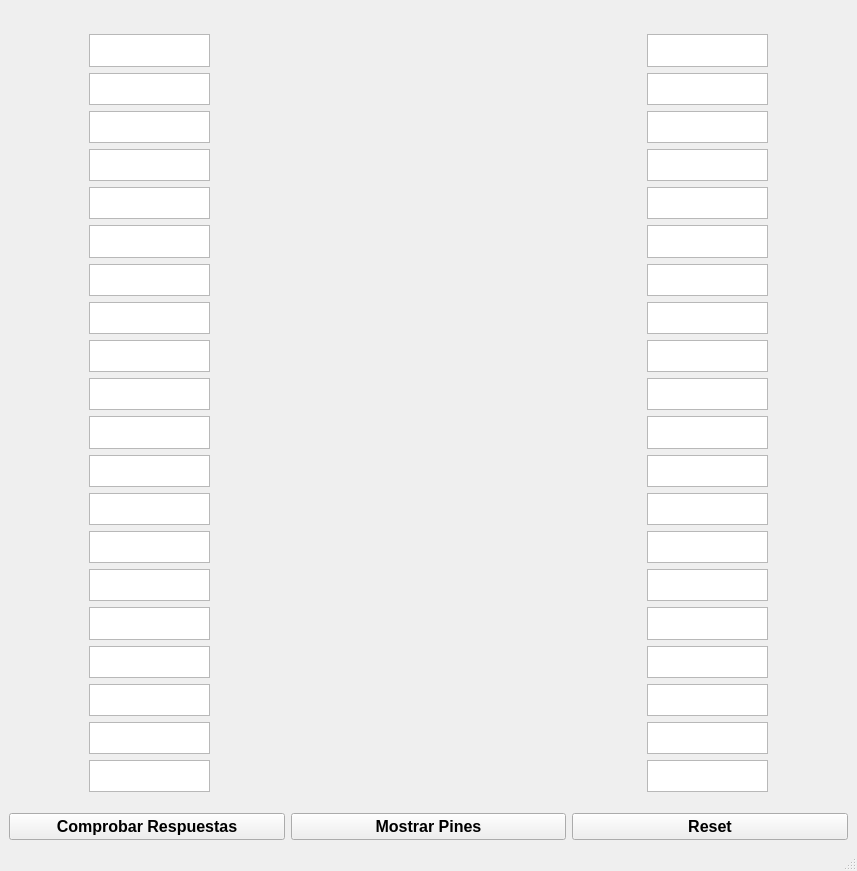
<?xml version="1.0" encoding="UTF-8"?>
<ui version="4.0">
 <class>MainWindow</class>
 <widget class="QMainWindow" name="MainWindow">
  <property name="geometry">
   <rect>
    <x>0</x>
    <y>0</y>
    <width>857</width>
    <height>871</height>
   </rect>
  </property>
  <property name="minimumSize">
   <size>
    <width>857</width>
    <height>871</height>
   </size>
  </property>
  <property name="maximumSize">
   <size>
    <width>857</width>
    <height>871</height>
   </size>
  </property>
  <property name="contextMenuPolicy">
   <enum>Qt::DefaultContextMenu</enum>
  </property>
  <property name="windowTitle">
   <string>PIC 18F45K50</string>
  </property>
  <property name="toolButtonStyle">
   <enum>Qt::ToolButtonIconOnly</enum>
  </property>
  <widget class="QWidget" name="centralwidget">
   <layout class="QGridLayout" name="gridLayout">
    <item row="0" column="0">
     <layout class="QVBoxLayout" name="verticalLayout">
      <item>
       <layout class="QHBoxLayout" name="PIC">
        <item>
         <layout class="QVBoxLayout" name="LabelsIzquierda">
          <property name="leftMargin">
           <number>80</number>
          </property>
          <property name="topMargin">
           <number>25</number>
          </property>
          <property name="bottomMargin">
           <number>15</number>
          </property>
          <item>
           <widget class="QPlainTextEdit" name="txtLbl_41">
            <property name="font">
             <font>
              <pointsize>12</pointsize>
              <weight>75</weight>
              <bold>true</bold>
             </font>
            </property>
            <property name="layoutDirection">
             <enum>Qt::LeftToRight</enum>
            </property>
            <property name="verticalScrollBarPolicy">
             <enum>Qt::ScrollBarAlwaysOff</enum>
            </property>
            <property name="horizontalScrollBarPolicy">
             <enum>Qt::ScrollBarAlwaysOff</enum>
            </property>
            <property name="tabChangesFocus">
             <bool>true</bool>
            </property>
            <property name="lineWrapMode">
             <enum>QPlainTextEdit::NoWrap</enum>
            </property>
            <property name="maximumBlockCount">
             <number>5</number>
            </property>
           </widget>
          </item>
          <item>
           <widget class="QPlainTextEdit" name="txtLbl_42">
            <property name="font">
             <font>
              <pointsize>12</pointsize>
              <weight>75</weight>
              <bold>true</bold>
             </font>
            </property>
            <property name="layoutDirection">
             <enum>Qt::LeftToRight</enum>
            </property>
            <property name="verticalScrollBarPolicy">
             <enum>Qt::ScrollBarAlwaysOff</enum>
            </property>
            <property name="horizontalScrollBarPolicy">
             <enum>Qt::ScrollBarAlwaysOff</enum>
            </property>
            <property name="tabChangesFocus">
             <bool>true</bool>
            </property>
            <property name="lineWrapMode">
             <enum>QPlainTextEdit::NoWrap</enum>
            </property>
            <property name="maximumBlockCount">
             <number>5</number>
            </property>
           </widget>
          </item>
          <item>
           <widget class="QPlainTextEdit" name="txtLbl_43">
            <property name="font">
             <font>
              <pointsize>12</pointsize>
              <weight>75</weight>
              <bold>true</bold>
             </font>
            </property>
            <property name="layoutDirection">
             <enum>Qt::LeftToRight</enum>
            </property>
            <property name="verticalScrollBarPolicy">
             <enum>Qt::ScrollBarAlwaysOff</enum>
            </property>
            <property name="horizontalScrollBarPolicy">
             <enum>Qt::ScrollBarAlwaysOff</enum>
            </property>
            <property name="tabChangesFocus">
             <bool>true</bool>
            </property>
            <property name="lineWrapMode">
             <enum>QPlainTextEdit::NoWrap</enum>
            </property>
            <property name="maximumBlockCount">
             <number>5</number>
            </property>
           </widget>
          </item>
          <item>
           <widget class="QPlainTextEdit" name="txtLbl_44">
            <property name="font">
             <font>
              <pointsize>12</pointsize>
              <weight>75</weight>
              <bold>true</bold>
             </font>
            </property>
            <property name="layoutDirection">
             <enum>Qt::LeftToRight</enum>
            </property>
            <property name="verticalScrollBarPolicy">
             <enum>Qt::ScrollBarAlwaysOff</enum>
            </property>
            <property name="horizontalScrollBarPolicy">
             <enum>Qt::ScrollBarAlwaysOff</enum>
            </property>
            <property name="tabChangesFocus">
             <bool>true</bool>
            </property>
            <property name="lineWrapMode">
             <enum>QPlainTextEdit::NoWrap</enum>
            </property>
            <property name="maximumBlockCount">
             <number>5</number>
            </property>
           </widget>
          </item>
          <item>
           <widget class="QPlainTextEdit" name="txtLbl_45">
            <property name="font">
             <font>
              <pointsize>12</pointsize>
              <weight>75</weight>
              <bold>true</bold>
             </font>
            </property>
            <property name="layoutDirection">
             <enum>Qt::LeftToRight</enum>
            </property>
            <property name="verticalScrollBarPolicy">
             <enum>Qt::ScrollBarAlwaysOff</enum>
            </property>
            <property name="horizontalScrollBarPolicy">
             <enum>Qt::ScrollBarAlwaysOff</enum>
            </property>
            <property name="tabChangesFocus">
             <bool>true</bool>
            </property>
            <property name="lineWrapMode">
             <enum>QPlainTextEdit::NoWrap</enum>
            </property>
            <property name="maximumBlockCount">
             <number>5</number>
            </property>
           </widget>
          </item>
          <item>
           <widget class="QPlainTextEdit" name="txtLbl_46">
            <property name="font">
             <font>
              <pointsize>12</pointsize>
              <weight>75</weight>
              <bold>true</bold>
             </font>
            </property>
            <property name="layoutDirection">
             <enum>Qt::LeftToRight</enum>
            </property>
            <property name="verticalScrollBarPolicy">
             <enum>Qt::ScrollBarAlwaysOff</enum>
            </property>
            <property name="horizontalScrollBarPolicy">
             <enum>Qt::ScrollBarAlwaysOff</enum>
            </property>
            <property name="tabChangesFocus">
             <bool>true</bool>
            </property>
            <property name="lineWrapMode">
             <enum>QPlainTextEdit::NoWrap</enum>
            </property>
            <property name="maximumBlockCount">
             <number>5</number>
            </property>
           </widget>
          </item>
          <item>
           <widget class="QPlainTextEdit" name="txtLbl_47">
            <property name="font">
             <font>
              <pointsize>12</pointsize>
              <weight>75</weight>
              <bold>true</bold>
             </font>
            </property>
            <property name="layoutDirection">
             <enum>Qt::LeftToRight</enum>
            </property>
            <property name="verticalScrollBarPolicy">
             <enum>Qt::ScrollBarAlwaysOff</enum>
            </property>
            <property name="horizontalScrollBarPolicy">
             <enum>Qt::ScrollBarAlwaysOff</enum>
            </property>
            <property name="tabChangesFocus">
             <bool>true</bool>
            </property>
            <property name="lineWrapMode">
             <enum>QPlainTextEdit::NoWrap</enum>
            </property>
            <property name="maximumBlockCount">
             <number>5</number>
            </property>
           </widget>
          </item>
          <item>
           <widget class="QPlainTextEdit" name="txtLbl_48">
            <property name="font">
             <font>
              <pointsize>12</pointsize>
              <weight>75</weight>
              <bold>true</bold>
             </font>
            </property>
            <property name="layoutDirection">
             <enum>Qt::LeftToRight</enum>
            </property>
            <property name="verticalScrollBarPolicy">
             <enum>Qt::ScrollBarAlwaysOff</enum>
            </property>
            <property name="horizontalScrollBarPolicy">
             <enum>Qt::ScrollBarAlwaysOff</enum>
            </property>
            <property name="tabChangesFocus">
             <bool>true</bool>
            </property>
            <property name="lineWrapMode">
             <enum>QPlainTextEdit::NoWrap</enum>
            </property>
            <property name="maximumBlockCount">
             <number>5</number>
            </property>
           </widget>
          </item>
          <item>
           <widget class="QPlainTextEdit" name="txtLbl_49">
            <property name="font">
             <font>
              <pointsize>12</pointsize>
              <weight>75</weight>
              <bold>true</bold>
             </font>
            </property>
            <property name="layoutDirection">
             <enum>Qt::LeftToRight</enum>
            </property>
            <property name="verticalScrollBarPolicy">
             <enum>Qt::ScrollBarAlwaysOff</enum>
            </property>
            <property name="horizontalScrollBarPolicy">
             <enum>Qt::ScrollBarAlwaysOff</enum>
            </property>
            <property name="tabChangesFocus">
             <bool>true</bool>
            </property>
            <property name="lineWrapMode">
             <enum>QPlainTextEdit::NoWrap</enum>
            </property>
            <property name="maximumBlockCount">
             <number>5</number>
            </property>
           </widget>
          </item>
          <item>
           <widget class="QPlainTextEdit" name="txtLbl_50">
            <property name="font">
             <font>
              <pointsize>12</pointsize>
              <weight>75</weight>
              <bold>true</bold>
             </font>
            </property>
            <property name="layoutDirection">
             <enum>Qt::LeftToRight</enum>
            </property>
            <property name="verticalScrollBarPolicy">
             <enum>Qt::ScrollBarAlwaysOff</enum>
            </property>
            <property name="horizontalScrollBarPolicy">
             <enum>Qt::ScrollBarAlwaysOff</enum>
            </property>
            <property name="tabChangesFocus">
             <bool>true</bool>
            </property>
            <property name="lineWrapMode">
             <enum>QPlainTextEdit::NoWrap</enum>
            </property>
            <property name="maximumBlockCount">
             <number>5</number>
            </property>
           </widget>
          </item>
          <item>
           <widget class="QPlainTextEdit" name="txtLbl_51">
            <property name="font">
             <font>
              <pointsize>12</pointsize>
              <weight>75</weight>
              <bold>true</bold>
             </font>
            </property>
            <property name="layoutDirection">
             <enum>Qt::LeftToRight</enum>
            </property>
            <property name="verticalScrollBarPolicy">
             <enum>Qt::ScrollBarAlwaysOff</enum>
            </property>
            <property name="horizontalScrollBarPolicy">
             <enum>Qt::ScrollBarAlwaysOff</enum>
            </property>
            <property name="tabChangesFocus">
             <bool>true</bool>
            </property>
            <property name="lineWrapMode">
             <enum>QPlainTextEdit::NoWrap</enum>
            </property>
            <property name="maximumBlockCount">
             <number>5</number>
            </property>
           </widget>
          </item>
          <item>
           <widget class="QPlainTextEdit" name="txtLbl_52">
            <property name="font">
             <font>
              <pointsize>12</pointsize>
              <weight>75</weight>
              <bold>true</bold>
             </font>
            </property>
            <property name="layoutDirection">
             <enum>Qt::LeftToRight</enum>
            </property>
            <property name="verticalScrollBarPolicy">
             <enum>Qt::ScrollBarAlwaysOff</enum>
            </property>
            <property name="horizontalScrollBarPolicy">
             <enum>Qt::ScrollBarAlwaysOff</enum>
            </property>
            <property name="tabChangesFocus">
             <bool>true</bool>
            </property>
            <property name="lineWrapMode">
             <enum>QPlainTextEdit::NoWrap</enum>
            </property>
            <property name="maximumBlockCount">
             <number>5</number>
            </property>
           </widget>
          </item>
          <item>
           <widget class="QPlainTextEdit" name="txtLbl_53">
            <property name="font">
             <font>
              <pointsize>12</pointsize>
              <weight>75</weight>
              <bold>true</bold>
             </font>
            </property>
            <property name="layoutDirection">
             <enum>Qt::LeftToRight</enum>
            </property>
            <property name="verticalScrollBarPolicy">
             <enum>Qt::ScrollBarAlwaysOff</enum>
            </property>
            <property name="horizontalScrollBarPolicy">
             <enum>Qt::ScrollBarAlwaysOff</enum>
            </property>
            <property name="tabChangesFocus">
             <bool>true</bool>
            </property>
            <property name="lineWrapMode">
             <enum>QPlainTextEdit::NoWrap</enum>
            </property>
            <property name="maximumBlockCount">
             <number>5</number>
            </property>
           </widget>
          </item>
          <item>
           <widget class="QPlainTextEdit" name="txtLbl_54">
            <property name="font">
             <font>
              <pointsize>12</pointsize>
              <weight>75</weight>
              <bold>true</bold>
             </font>
            </property>
            <property name="layoutDirection">
             <enum>Qt::LeftToRight</enum>
            </property>
            <property name="verticalScrollBarPolicy">
             <enum>Qt::ScrollBarAlwaysOff</enum>
            </property>
            <property name="horizontalScrollBarPolicy">
             <enum>Qt::ScrollBarAlwaysOff</enum>
            </property>
            <property name="tabChangesFocus">
             <bool>true</bool>
            </property>
            <property name="lineWrapMode">
             <enum>QPlainTextEdit::NoWrap</enum>
            </property>
            <property name="maximumBlockCount">
             <number>5</number>
            </property>
           </widget>
          </item>
          <item>
           <widget class="QPlainTextEdit" name="txtLbl_55">
            <property name="font">
             <font>
              <pointsize>12</pointsize>
              <weight>75</weight>
              <bold>true</bold>
             </font>
            </property>
            <property name="layoutDirection">
             <enum>Qt::LeftToRight</enum>
            </property>
            <property name="verticalScrollBarPolicy">
             <enum>Qt::ScrollBarAlwaysOff</enum>
            </property>
            <property name="horizontalScrollBarPolicy">
             <enum>Qt::ScrollBarAlwaysOff</enum>
            </property>
            <property name="tabChangesFocus">
             <bool>true</bool>
            </property>
            <property name="lineWrapMode">
             <enum>QPlainTextEdit::NoWrap</enum>
            </property>
            <property name="maximumBlockCount">
             <number>5</number>
            </property>
           </widget>
          </item>
          <item>
           <widget class="QPlainTextEdit" name="txtLbl_56">
            <property name="font">
             <font>
              <pointsize>12</pointsize>
              <weight>75</weight>
              <bold>true</bold>
             </font>
            </property>
            <property name="layoutDirection">
             <enum>Qt::LeftToRight</enum>
            </property>
            <property name="verticalScrollBarPolicy">
             <enum>Qt::ScrollBarAlwaysOff</enum>
            </property>
            <property name="horizontalScrollBarPolicy">
             <enum>Qt::ScrollBarAlwaysOff</enum>
            </property>
            <property name="tabChangesFocus">
             <bool>true</bool>
            </property>
            <property name="lineWrapMode">
             <enum>QPlainTextEdit::NoWrap</enum>
            </property>
            <property name="maximumBlockCount">
             <number>5</number>
            </property>
           </widget>
          </item>
          <item>
           <widget class="QPlainTextEdit" name="txtLbl_57">
            <property name="font">
             <font>
              <pointsize>12</pointsize>
              <weight>75</weight>
              <bold>true</bold>
             </font>
            </property>
            <property name="layoutDirection">
             <enum>Qt::LeftToRight</enum>
            </property>
            <property name="verticalScrollBarPolicy">
             <enum>Qt::ScrollBarAlwaysOff</enum>
            </property>
            <property name="horizontalScrollBarPolicy">
             <enum>Qt::ScrollBarAlwaysOff</enum>
            </property>
            <property name="tabChangesFocus">
             <bool>true</bool>
            </property>
            <property name="lineWrapMode">
             <enum>QPlainTextEdit::NoWrap</enum>
            </property>
            <property name="maximumBlockCount">
             <number>5</number>
            </property>
           </widget>
          </item>
          <item>
           <widget class="QPlainTextEdit" name="txtLbl_58">
            <property name="font">
             <font>
              <pointsize>12</pointsize>
              <weight>75</weight>
              <bold>true</bold>
             </font>
            </property>
            <property name="layoutDirection">
             <enum>Qt::LeftToRight</enum>
            </property>
            <property name="verticalScrollBarPolicy">
             <enum>Qt::ScrollBarAlwaysOff</enum>
            </property>
            <property name="horizontalScrollBarPolicy">
             <enum>Qt::ScrollBarAlwaysOff</enum>
            </property>
            <property name="tabChangesFocus">
             <bool>true</bool>
            </property>
            <property name="lineWrapMode">
             <enum>QPlainTextEdit::NoWrap</enum>
            </property>
            <property name="maximumBlockCount">
             <number>5</number>
            </property>
           </widget>
          </item>
          <item>
           <widget class="QPlainTextEdit" name="txtLbl_59">
            <property name="font">
             <font>
              <pointsize>12</pointsize>
              <weight>75</weight>
              <bold>true</bold>
             </font>
            </property>
            <property name="layoutDirection">
             <enum>Qt::LeftToRight</enum>
            </property>
            <property name="verticalScrollBarPolicy">
             <enum>Qt::ScrollBarAlwaysOff</enum>
            </property>
            <property name="horizontalScrollBarPolicy">
             <enum>Qt::ScrollBarAlwaysOff</enum>
            </property>
            <property name="tabChangesFocus">
             <bool>true</bool>
            </property>
            <property name="lineWrapMode">
             <enum>QPlainTextEdit::NoWrap</enum>
            </property>
            <property name="maximumBlockCount">
             <number>5</number>
            </property>
           </widget>
          </item>
          <item>
           <widget class="QPlainTextEdit" name="txtLbl_60">
            <property name="font">
             <font>
              <pointsize>12</pointsize>
              <weight>75</weight>
              <bold>true</bold>
             </font>
            </property>
            <property name="layoutDirection">
             <enum>Qt::LeftToRight</enum>
            </property>
            <property name="verticalScrollBarPolicy">
             <enum>Qt::ScrollBarAlwaysOff</enum>
            </property>
            <property name="horizontalScrollBarPolicy">
             <enum>Qt::ScrollBarAlwaysOff</enum>
            </property>
            <property name="tabChangesFocus">
             <bool>true</bool>
            </property>
            <property name="lineWrapMode">
             <enum>QPlainTextEdit::NoWrap</enum>
            </property>
            <property name="maximumBlockCount">
             <number>5</number>
            </property>
           </widget>
          </item>
         </layout>
        </item>
        <item>
         <widget class="QLabel" name="imgMicro">
          <property name="minimumSize">
           <size>
            <width>425</width>
            <height>0</height>
           </size>
          </property>
          <property name="maximumSize">
           <size>
            <width>800</width>
            <height>16777215</height>
           </size>
          </property>
          <property name="contextMenuPolicy">
           <enum>Qt::DefaultContextMenu</enum>
          </property>
          <property name="frameShape">
           <enum>QFrame::NoFrame</enum>
          </property>
          <property name="text">
           <string/>
          </property>
          <property name="pixmap">
           <pixmap>images/DiagramaMicro.png</pixmap>
          </property>
          <property name="scaledContents">
           <bool>true</bool>
          </property>
          <property name="alignment">
           <set>Qt::AlignCenter</set>
          </property>
         </widget>
        </item>
        <item>
         <layout class="QVBoxLayout" name="LabelsDeracha">
          <property name="topMargin">
           <number>25</number>
          </property>
          <property name="rightMargin">
           <number>80</number>
          </property>
          <property name="bottomMargin">
           <number>15</number>
          </property>
          <item>
           <widget class="QPlainTextEdit" name="txtLbl_6">
            <property name="font">
             <font>
              <pointsize>12</pointsize>
              <weight>75</weight>
              <bold>true</bold>
             </font>
            </property>
            <property name="verticalScrollBarPolicy">
             <enum>Qt::ScrollBarAlwaysOff</enum>
            </property>
            <property name="horizontalScrollBarPolicy">
             <enum>Qt::ScrollBarAlwaysOff</enum>
            </property>
            <property name="tabChangesFocus">
             <bool>true</bool>
            </property>
            <property name="lineWrapMode">
             <enum>QPlainTextEdit::NoWrap</enum>
            </property>
           </widget>
          </item>
          <item>
           <widget class="QPlainTextEdit" name="txtLbl_20">
            <property name="font">
             <font>
              <pointsize>12</pointsize>
              <weight>75</weight>
              <bold>true</bold>
             </font>
            </property>
            <property name="verticalScrollBarPolicy">
             <enum>Qt::ScrollBarAlwaysOff</enum>
            </property>
            <property name="horizontalScrollBarPolicy">
             <enum>Qt::ScrollBarAlwaysOff</enum>
            </property>
            <property name="tabChangesFocus">
             <bool>true</bool>
            </property>
            <property name="lineWrapMode">
             <enum>QPlainTextEdit::NoWrap</enum>
            </property>
           </widget>
          </item>
          <item>
           <widget class="QPlainTextEdit" name="txtLbl_19">
            <property name="font">
             <font>
              <pointsize>12</pointsize>
              <weight>75</weight>
              <bold>true</bold>
             </font>
            </property>
            <property name="verticalScrollBarPolicy">
             <enum>Qt::ScrollBarAlwaysOff</enum>
            </property>
            <property name="horizontalScrollBarPolicy">
             <enum>Qt::ScrollBarAlwaysOff</enum>
            </property>
            <property name="tabChangesFocus">
             <bool>true</bool>
            </property>
            <property name="lineWrapMode">
             <enum>QPlainTextEdit::NoWrap</enum>
            </property>
           </widget>
          </item>
          <item>
           <widget class="QPlainTextEdit" name="txtLbl_16">
            <property name="font">
             <font>
              <pointsize>12</pointsize>
              <weight>75</weight>
              <bold>true</bold>
             </font>
            </property>
            <property name="verticalScrollBarPolicy">
             <enum>Qt::ScrollBarAlwaysOff</enum>
            </property>
            <property name="horizontalScrollBarPolicy">
             <enum>Qt::ScrollBarAlwaysOff</enum>
            </property>
            <property name="tabChangesFocus">
             <bool>true</bool>
            </property>
            <property name="lineWrapMode">
             <enum>QPlainTextEdit::NoWrap</enum>
            </property>
           </widget>
          </item>
          <item>
           <widget class="QPlainTextEdit" name="txtLbl_4">
            <property name="font">
             <font>
              <pointsize>12</pointsize>
              <weight>75</weight>
              <bold>true</bold>
             </font>
            </property>
            <property name="verticalScrollBarPolicy">
             <enum>Qt::ScrollBarAlwaysOff</enum>
            </property>
            <property name="horizontalScrollBarPolicy">
             <enum>Qt::ScrollBarAlwaysOff</enum>
            </property>
            <property name="tabChangesFocus">
             <bool>true</bool>
            </property>
            <property name="lineWrapMode">
             <enum>QPlainTextEdit::NoWrap</enum>
            </property>
           </widget>
          </item>
          <item>
           <widget class="QPlainTextEdit" name="txtLbl">
            <property name="font">
             <font>
              <pointsize>12</pointsize>
              <weight>75</weight>
              <bold>true</bold>
             </font>
            </property>
            <property name="verticalScrollBarPolicy">
             <enum>Qt::ScrollBarAlwaysOff</enum>
            </property>
            <property name="horizontalScrollBarPolicy">
             <enum>Qt::ScrollBarAlwaysOff</enum>
            </property>
            <property name="tabChangesFocus">
             <bool>true</bool>
            </property>
            <property name="lineWrapMode">
             <enum>QPlainTextEdit::NoWrap</enum>
            </property>
           </widget>
          </item>
          <item>
           <widget class="QPlainTextEdit" name="txtLbl_2">
            <property name="font">
             <font>
              <pointsize>12</pointsize>
              <weight>75</weight>
              <bold>true</bold>
             </font>
            </property>
            <property name="verticalScrollBarPolicy">
             <enum>Qt::ScrollBarAlwaysOff</enum>
            </property>
            <property name="horizontalScrollBarPolicy">
             <enum>Qt::ScrollBarAlwaysOff</enum>
            </property>
            <property name="tabChangesFocus">
             <bool>true</bool>
            </property>
            <property name="lineWrapMode">
             <enum>QPlainTextEdit::NoWrap</enum>
            </property>
           </widget>
          </item>
          <item>
           <widget class="QPlainTextEdit" name="txtLbl_11">
            <property name="font">
             <font>
              <pointsize>12</pointsize>
              <weight>75</weight>
              <bold>true</bold>
             </font>
            </property>
            <property name="verticalScrollBarPolicy">
             <enum>Qt::ScrollBarAlwaysOff</enum>
            </property>
            <property name="horizontalScrollBarPolicy">
             <enum>Qt::ScrollBarAlwaysOff</enum>
            </property>
            <property name="tabChangesFocus">
             <bool>true</bool>
            </property>
            <property name="lineWrapMode">
             <enum>QPlainTextEdit::NoWrap</enum>
            </property>
           </widget>
          </item>
          <item>
           <widget class="QPlainTextEdit" name="txtLbl_14">
            <property name="font">
             <font>
              <pointsize>12</pointsize>
              <weight>75</weight>
              <bold>true</bold>
             </font>
            </property>
            <property name="verticalScrollBarPolicy">
             <enum>Qt::ScrollBarAlwaysOff</enum>
            </property>
            <property name="horizontalScrollBarPolicy">
             <enum>Qt::ScrollBarAlwaysOff</enum>
            </property>
            <property name="tabChangesFocus">
             <bool>true</bool>
            </property>
            <property name="lineWrapMode">
             <enum>QPlainTextEdit::NoWrap</enum>
            </property>
           </widget>
          </item>
          <item>
           <widget class="QPlainTextEdit" name="txtLbl_12">
            <property name="font">
             <font>
              <pointsize>12</pointsize>
              <weight>75</weight>
              <bold>true</bold>
             </font>
            </property>
            <property name="verticalScrollBarPolicy">
             <enum>Qt::ScrollBarAlwaysOff</enum>
            </property>
            <property name="horizontalScrollBarPolicy">
             <enum>Qt::ScrollBarAlwaysOff</enum>
            </property>
            <property name="tabChangesFocus">
             <bool>true</bool>
            </property>
            <property name="lineWrapMode">
             <enum>QPlainTextEdit::NoWrap</enum>
            </property>
           </widget>
          </item>
          <item>
           <widget class="QPlainTextEdit" name="txtLbl_10">
            <property name="font">
             <font>
              <pointsize>12</pointsize>
              <weight>75</weight>
              <bold>true</bold>
             </font>
            </property>
            <property name="verticalScrollBarPolicy">
             <enum>Qt::ScrollBarAlwaysOff</enum>
            </property>
            <property name="horizontalScrollBarPolicy">
             <enum>Qt::ScrollBarAlwaysOff</enum>
            </property>
            <property name="tabChangesFocus">
             <bool>true</bool>
            </property>
            <property name="lineWrapMode">
             <enum>QPlainTextEdit::NoWrap</enum>
            </property>
           </widget>
          </item>
          <item>
           <widget class="QPlainTextEdit" name="txtLbl_9">
            <property name="font">
             <font>
              <pointsize>12</pointsize>
              <weight>75</weight>
              <bold>true</bold>
             </font>
            </property>
            <property name="verticalScrollBarPolicy">
             <enum>Qt::ScrollBarAlwaysOff</enum>
            </property>
            <property name="horizontalScrollBarPolicy">
             <enum>Qt::ScrollBarAlwaysOff</enum>
            </property>
            <property name="tabChangesFocus">
             <bool>true</bool>
            </property>
            <property name="lineWrapMode">
             <enum>QPlainTextEdit::NoWrap</enum>
            </property>
           </widget>
          </item>
          <item>
           <widget class="QPlainTextEdit" name="txtLbl_13">
            <property name="font">
             <font>
              <pointsize>12</pointsize>
              <weight>75</weight>
              <bold>true</bold>
             </font>
            </property>
            <property name="verticalScrollBarPolicy">
             <enum>Qt::ScrollBarAlwaysOff</enum>
            </property>
            <property name="horizontalScrollBarPolicy">
             <enum>Qt::ScrollBarAlwaysOff</enum>
            </property>
            <property name="tabChangesFocus">
             <bool>true</bool>
            </property>
            <property name="lineWrapMode">
             <enum>QPlainTextEdit::NoWrap</enum>
            </property>
           </widget>
          </item>
          <item>
           <widget class="QPlainTextEdit" name="txtLbl_8">
            <property name="font">
             <font>
              <pointsize>12</pointsize>
              <weight>75</weight>
              <bold>true</bold>
             </font>
            </property>
            <property name="verticalScrollBarPolicy">
             <enum>Qt::ScrollBarAlwaysOff</enum>
            </property>
            <property name="horizontalScrollBarPolicy">
             <enum>Qt::ScrollBarAlwaysOff</enum>
            </property>
            <property name="tabChangesFocus">
             <bool>true</bool>
            </property>
            <property name="lineWrapMode">
             <enum>QPlainTextEdit::NoWrap</enum>
            </property>
           </widget>
          </item>
          <item>
           <widget class="QPlainTextEdit" name="txtLbl_7">
            <property name="font">
             <font>
              <pointsize>12</pointsize>
              <weight>75</weight>
              <bold>true</bold>
             </font>
            </property>
            <property name="verticalScrollBarPolicy">
             <enum>Qt::ScrollBarAlwaysOff</enum>
            </property>
            <property name="horizontalScrollBarPolicy">
             <enum>Qt::ScrollBarAlwaysOff</enum>
            </property>
            <property name="tabChangesFocus">
             <bool>true</bool>
            </property>
            <property name="lineWrapMode">
             <enum>QPlainTextEdit::NoWrap</enum>
            </property>
           </widget>
          </item>
          <item>
           <widget class="QPlainTextEdit" name="txtLbl_18">
            <property name="font">
             <font>
              <pointsize>12</pointsize>
              <weight>75</weight>
              <bold>true</bold>
             </font>
            </property>
            <property name="verticalScrollBarPolicy">
             <enum>Qt::ScrollBarAlwaysOff</enum>
            </property>
            <property name="horizontalScrollBarPolicy">
             <enum>Qt::ScrollBarAlwaysOff</enum>
            </property>
            <property name="tabChangesFocus">
             <bool>true</bool>
            </property>
            <property name="lineWrapMode">
             <enum>QPlainTextEdit::NoWrap</enum>
            </property>
           </widget>
          </item>
          <item>
           <widget class="QPlainTextEdit" name="txtLbl_3">
            <property name="font">
             <font>
              <pointsize>12</pointsize>
              <weight>75</weight>
              <bold>true</bold>
             </font>
            </property>
            <property name="verticalScrollBarPolicy">
             <enum>Qt::ScrollBarAlwaysOff</enum>
            </property>
            <property name="horizontalScrollBarPolicy">
             <enum>Qt::ScrollBarAlwaysOff</enum>
            </property>
            <property name="tabChangesFocus">
             <bool>true</bool>
            </property>
            <property name="lineWrapMode">
             <enum>QPlainTextEdit::NoWrap</enum>
            </property>
           </widget>
          </item>
          <item>
           <widget class="QPlainTextEdit" name="txtLbl_17">
            <property name="font">
             <font>
              <pointsize>12</pointsize>
              <weight>75</weight>
              <bold>true</bold>
             </font>
            </property>
            <property name="verticalScrollBarPolicy">
             <enum>Qt::ScrollBarAlwaysOff</enum>
            </property>
            <property name="horizontalScrollBarPolicy">
             <enum>Qt::ScrollBarAlwaysOff</enum>
            </property>
            <property name="tabChangesFocus">
             <bool>true</bool>
            </property>
            <property name="lineWrapMode">
             <enum>QPlainTextEdit::NoWrap</enum>
            </property>
           </widget>
          </item>
          <item>
           <widget class="QPlainTextEdit" name="txtLbl_5">
            <property name="font">
             <font>
              <pointsize>12</pointsize>
              <weight>75</weight>
              <bold>true</bold>
             </font>
            </property>
            <property name="verticalScrollBarPolicy">
             <enum>Qt::ScrollBarAlwaysOff</enum>
            </property>
            <property name="horizontalScrollBarPolicy">
             <enum>Qt::ScrollBarAlwaysOff</enum>
            </property>
            <property name="tabChangesFocus">
             <bool>true</bool>
            </property>
            <property name="lineWrapMode">
             <enum>QPlainTextEdit::NoWrap</enum>
            </property>
           </widget>
          </item>
          <item>
           <widget class="QPlainTextEdit" name="txtLbl_15">
            <property name="font">
             <font>
              <pointsize>12</pointsize>
              <weight>75</weight>
              <bold>true</bold>
             </font>
            </property>
            <property name="verticalScrollBarPolicy">
             <enum>Qt::ScrollBarAlwaysOff</enum>
            </property>
            <property name="horizontalScrollBarPolicy">
             <enum>Qt::ScrollBarAlwaysOff</enum>
            </property>
            <property name="tabChangesFocus">
             <bool>true</bool>
            </property>
            <property name="lineWrapMode">
             <enum>QPlainTextEdit::NoWrap</enum>
            </property>
           </widget>
          </item>
         </layout>
        </item>
       </layout>
      </item>
      <item>
       <layout class="QHBoxLayout" name="Botones">
        <item>
         <widget class="QPushButton" name="btRespuestas">
          <property name="font">
           <font>
            <pointsize>12</pointsize>
            <weight>75</weight>
            <bold>true</bold>
           </font>
          </property>
          <property name="text">
           <string>Comprobar Respuestas</string>
          </property>
         </widget>
        </item>
        <item>
         <widget class="QPushButton" name="btMostrarPines">
          <property name="font">
           <font>
            <pointsize>12</pointsize>
            <weight>75</weight>
            <bold>true</bold>
           </font>
          </property>
          <property name="text">
           <string>Mostrar Pines</string>
          </property>
         </widget>
        </item>
        <item>
         <widget class="QPushButton" name="btReset">
          <property name="font">
           <font>
            <pointsize>12</pointsize>
            <weight>75</weight>
            <bold>true</bold>
           </font>
          </property>
          <property name="text">
           <string>Reset</string>
          </property>
         </widget>
        </item>
       </layout>
      </item>
     </layout>
    </item>
   </layout>
  </widget>
  <widget class="QMenuBar" name="menubar">
   <property name="geometry">
    <rect>
     <x>0</x>
     <y>0</y>
     <width>857</width>
     <height>23</height>
    </rect>
   </property>
  </widget>
  <widget class="QStatusBar" name="statusbar"/>
 </widget>
 <tabstops>
  <tabstop>txtLbl_41</tabstop>
  <tabstop>txtLbl_42</tabstop>
  <tabstop>txtLbl_43</tabstop>
  <tabstop>txtLbl_44</tabstop>
  <tabstop>txtLbl_45</tabstop>
  <tabstop>txtLbl_46</tabstop>
  <tabstop>txtLbl_47</tabstop>
  <tabstop>txtLbl_48</tabstop>
  <tabstop>txtLbl_49</tabstop>
  <tabstop>txtLbl_50</tabstop>
  <tabstop>txtLbl_51</tabstop>
  <tabstop>txtLbl_52</tabstop>
  <tabstop>txtLbl_53</tabstop>
  <tabstop>txtLbl_54</tabstop>
  <tabstop>txtLbl_55</tabstop>
  <tabstop>txtLbl_56</tabstop>
  <tabstop>txtLbl_57</tabstop>
  <tabstop>txtLbl_58</tabstop>
  <tabstop>txtLbl_59</tabstop>
  <tabstop>txtLbl_60</tabstop>
  <tabstop>txtLbl_15</tabstop>
  <tabstop>txtLbl_5</tabstop>
  <tabstop>txtLbl_17</tabstop>
  <tabstop>txtLbl_3</tabstop>
  <tabstop>txtLbl_18</tabstop>
  <tabstop>txtLbl_7</tabstop>
  <tabstop>txtLbl_8</tabstop>
  <tabstop>txtLbl_13</tabstop>
  <tabstop>txtLbl_9</tabstop>
  <tabstop>txtLbl_10</tabstop>
  <tabstop>txtLbl_12</tabstop>
  <tabstop>txtLbl_14</tabstop>
  <tabstop>txtLbl_11</tabstop>
  <tabstop>txtLbl_2</tabstop>
  <tabstop>txtLbl</tabstop>
  <tabstop>txtLbl_4</tabstop>
  <tabstop>txtLbl_16</tabstop>
  <tabstop>txtLbl_19</tabstop>
  <tabstop>txtLbl_20</tabstop>
  <tabstop>txtLbl_6</tabstop>
  <tabstop>btRespuestas</tabstop>
  <tabstop>btMostrarPines</tabstop>
  <tabstop>btReset</tabstop>
 </tabstops>
 <resources/>
 <connections/>
</ui>
